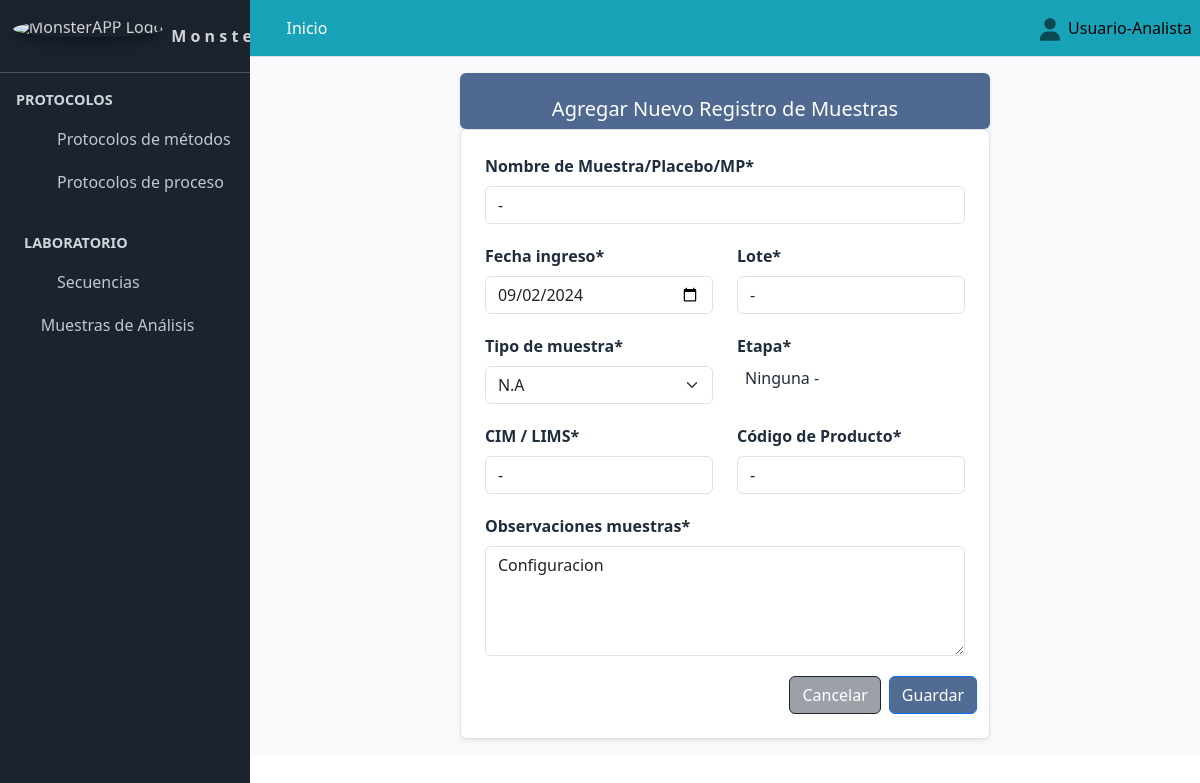
The page /duplicar_muestras/1/ (signed in) on the database its author committed.
### Aplicaciones/Protocolo_Metodos/models.py (models this page shows, shortened)
class Muestras_y_Placebos(models.Model):
    fecha_ingreso=models.DateField(verbose_name="Fecha de ingreso muestra", null=True, blank=False, help_text=u"AAAA/MM/DD")
    nombre_muestra=models.CharField(max_length=300, verbose_name="nombre de Muestra/Placebo/MP")
    tipo_muestra=models.ForeignKey(to=Tipo_muestra, on_delete=models.CASCADE, verbose_name="Tipo de muestra", null=True, blank=False)
    etapa=models.ForeignKey(to=Etapa, on_delete=models.CASCADE, verbose_name="Etapa", null=True, blank=False)
    codigo_muestra_interno=models.CharField(verbose_name="CIM / LIMS", max_length=90)
    codigo_muestra_producto=models.CharField(verbose_name="Código de Producto", max_length=90)
    lote_muestra=models.CharField(verbose_name="Lote", max_length=90)
    observaciones_muestras=models.TextField(max_length=300, verbose_name="Observaciones")
    class Condicion(models.TextChoices):
        ACTIVO = "Activo", "ACTIVO"
        PASIVO = "Pasivo", "PASIVO"
    condicion=models.CharField(max_length=90, choices=Condicion.choices, default=Condicion.ACTIVO, verbose_name="Condicion")
    class Meta:
        constraints = [
            models.UniqueConstraint(fields=['lote_muestra', 'etapa'], name='unique_intro'),
        ]

class Tipo_muestra(models.Model):
    tipo_muestra=models.CharField(verbose_name="Tipo de muestra", max_length=90, unique=True)
    class Condicion(models.TextChoices):
        ACTIVO = "Activo", "ACTIVO"
        PASIVO = "Pasivo", "PASIVO"
    condicion=models.CharField(max_length=90, choices=Condicion.choices, default=Condicion.ACTIVO, verbose_name="Condicion")
    def __str__(self):
        return(self.tipo_muestra)

class Etapa(models.Model):
    nombre_etapa=models.CharField(verbose_name="Etapa", max_length=90, unique=True)
    ensayo=models.ForeignKey(to=Ensayo, on_delete=models.CASCADE, verbose_name="Ensayo", null=True, blank=False)
    class Condicion(models.TextChoices):
        ACTIVO = "Activo", "ACTIVO"
        PASIVO = "Pasivo", "PASIVO"
    condicion=models.CharField(max_length=90, choices=Condicion.choices, default=Condicion.ACTIVO, verbose_name="Condicion")
    def etapa(self):
        return "{} {}".format(self.nombre_etapa, self.ensayo)
    def __str__(self):
        return str(self.etapa())

class Ensayo(models.Model):
    nombre_ensayo=models.CharField(verbose_name="Ensayo", max_length=90, unique=True)
    class Condicion(models.TextChoices):
        ACTIVO = "Activo", "ACTIVO"
        PASIVO = "Pasivo", "PASIVO"
    condicion=models.CharField(max_length=90, choices=Condicion.choices, default=Condicion.ACTIVO, verbose_name="Condicion")
    def __str__(self):
        return(self.nombre_ensayo)

### Aplicaciones/Protocolo_Metodos/views.py (the view)
# urls.py: path("duplicar_muestras/<int:pk>/", views.duplicar_muestras, name="duplicar_muestras"),
@login_required
def duplicar_muestras(request, pk):
    titulo="Duplicar Muestras"
    muestra=Muestras_y_Placebos.objects.get(id=pk)
    muestras=Muestras_y_Placebos.objects.all()
    if request.method == "POST":
         form = ingresar_muestrasForm(request.POST)
         if form.is_valid():
           form.save()
           messages.success(request, "Registro creado correctamente")
           return redirect("muestras")
         else:
           messages.error(request, "Por favor revisa los datos ingresados; quizas le falta diligenciar un campo o los campos Lote y Etapa, coinciden con otro registro")
    else:
          form = ingresar_muestrasForm(instance=muestra)
    context={
    "titulo":titulo,
    "form":form,
    "protocolo_metodo": muestra,
    "protocolo_metodos":muestras,
}
    return render(request, "protocolo_metodos/duplicar_muestras.html", context)

### Aplicaciones/Protocolo_Metodos/forms.py
class ingresar_muestrasForm(forms.ModelForm):
    fecha_ingreso=forms.DateField(widget=NumberInput(attrs={'type': 'date'}))
    observaciones_muestras = forms.CharField(widget=forms.Textarea(attrs={'rows':4}))
    class Meta:
        fields = '__all__'
        model=Muestras_y_Placebos
        exclude=["condicion"]

### SISTEMA_ANALITICO/templates/protocolo_metodos/duplicar_muestras.html (shortened to what this page needs)
{% extends "partial/body.html" %}
{% load crispy_forms_tags %}
{% load crispy_forms_filters %}
{% block contenido %}
{% load bootstrap5 %}
<link rel="stylesheet" href="https://unpkg.com/bootstrap@5.3.3/dist/css/bootstrap.min.css">
<link rel="stylesheet" href="https://unpkg.com/bs-brain@2.0.4/components/contacts/contact-1/assets/css/contact-1.css">
<link href="https://cdn.jsdelivr.net/npm/select2@4.1.0-rc.0/dist/css/select2.min.css" rel="stylesheet" />
<section class="bg-light py-3 py-md-3">
  <div class="container">
    <div class="row justify-content-lg-center">
      <div class="col-12 col-lg-7">
          <div class="shadow-sm overflow-hidden rounded " style="background-color: #1b3d70c2; ">
          <h5 class="text-white text-center  "><br>Agregar Nuevo Registro de Muestras</h5>
     </div>
        <div class="bg-white border rounded shadow-sm overflow-hidden">
          <form action="" id="myModelForm" method="POST">    {% csrf_token %}
            <div class="row gy-4 gy-xl-1 p-4 p-xl-4">
              <div class="col-12">
                {{ form.nombre_muestra|as_crispy_field  }}
              </div>
              <div class="col-12 col-md-6">
                {{ form.fecha_ingreso|as_crispy_field  }}
              </div>
              <div class="col-12 col-md-6">
                {{ form.lote_muestra|as_crispy_field  }}
              </div>
              <div class="col-12 col-md-6">
                {{ form.tipo_muestra|as_crispy_field  }}
              </div>
              <div class="col-12 col-md-6">
                {{ form.etapa|as_crispy_field  }}
              </div>
              <div class="col-12 col-md-6">
                {{ form.codigo_muestra_interno|as_crispy_field  }}
              </div>
              <div class="col-12 col-md-6">
                {{ form.codigo_muestra_producto|as_crispy_field  }}
              </div>
              <div class="col-12">
                {{ form.observaciones_muestras|as_crispy_field  }}
              </div>
            <div class="modal-footer">
              <a href="{% url 'muestras' %}" onclick='salir(event)' style="background-color: #7d848ec2;" class="btn btn-dark" >Cancelar</a>
              <button type="submit" onclick='confirmar(event)' class="btn btn-primary" style="background-color: #1b3d70c2;" >Guardar</button>
            </div>
          </form>
        </div>
      </div>
    </div>
  </div>
</section>
{% endblock contenido %}

### SISTEMA_ANALITICO/templates/partial/navbar.html (shortened to what this page needs)
{% load static %}
  <nav class="main-header navbar navbar-expand  navbar-info navbar-light" >
    <ul class="navbar-nav">
      <li class="nav-item">
        <a class="nav-link" data-widget="pushmenu" href="#"><i class="fas fa-bars"></i></a>
      </li>
      {% if user.is_authenticated %}
      <li class="nav-item d-none d-sm-inline-block">
        <a href="{% url 'adm_inicio' %}" class="nav-link text-white">Inicio</a>
      </li>
      {% else %}
      <li class="nav-item d-none d-sm-inline-block">
        <a href="" class="nav-link text-white disabled">Inicio</a>
      </li>
      {% endif %}
    </ul>
    <ul class="navbar-nav ml-auto">
      <li class="nav-item dropdown ">
        <a class="nav-link" data-toggle="dropdown" href="#">
        </a>
        {% if user.is_authenticated %}
      </li>
    </ul>
<h7 class="text-black">{{ user.first_name }}&nbsp;&nbsp;</h7>
{% else %}
<a class="text-black" href="{% url 'sign_in' %}">Iniciar sesión</a>
{% endif %}
  </nav>

### rows shown on the page
Muestras_y_Placebos: nombre_muestra "-", fecha_ingreso "09/02/2024", lote_muestra "-", etapa|as_crispy_field "Etapa *", codigo_muestra_interno "-", codigo_muestra_producto "-", observaciones_muestras "Configuracion"
Tipo_muestra: tipo_muestra "N.A"

### other values the page prints
{{ user.first_name }} "Usuario-Analista"
